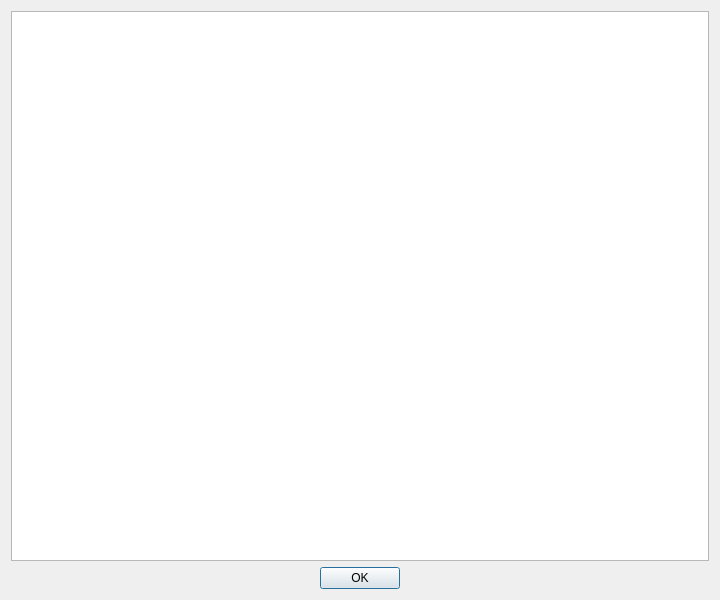
<?xml version="1.0" encoding="UTF-8"?>
<ui version="4.0">
 <class>EmotionsReference</class>
 <widget class="QWidget" name="EmotionsReference">
  <property name="geometry">
   <rect>
    <x>0</x>
    <y>0</y>
    <width>720</width>
    <height>600</height>
   </rect>
  </property>
  <property name="windowTitle">
   <string>Emotions and feelings reference</string>
  </property>
  <layout class="QGridLayout" name="gridLayout">
   <item row="0" column="0">
    <widget class="QTextEdit" name="text">
     <property name="textInteractionFlags">
      <set>Qt::LinksAccessibleByKeyboard|Qt::LinksAccessibleByMouse|Qt::TextBrowserInteraction|Qt::TextSelectableByKeyboard|Qt::TextSelectableByMouse</set>
     </property>
    </widget>
   </item>
   <item row="1" column="0" alignment="Qt::AlignHCenter">
    <widget class="QPushButton" name="ok_button">
     <property name="text">
      <string>OK</string>
     </property>
     <property name="autoDefault">
      <bool>true</bool>
     </property>
     <property name="default">
      <bool>true</bool>
     </property>
    </widget>
   </item>
  </layout>
 </widget>
 <resources/>
 <connections/>
</ui>
